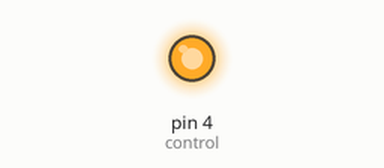
Bench run of a sketch on a simulated Arduino Uno, built with avr-gcc and run on an emulated ATmega328P. On the bench: output pins drawn as LEDs (lit = HIGH).

Above: at 10.0 s.
At 25.0 s:
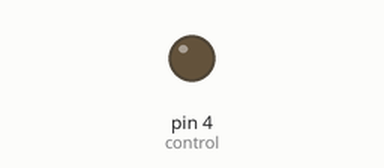
Timing chart, 0 to 39.0 s (numbered marks = the images above):
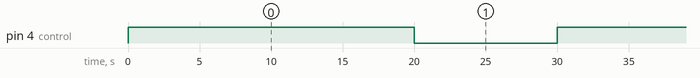

Measured:
- by itself, pin 4 (control): alternates HIGH for 20.0 s and LOW for 10.0 s

The sketch:

relay.ino
```cpp
int control = 4;
// the setup function runs once when you press reset or power the board
void setup() {
  // initialize digital pin LED_BUILTIN as an output.
  pinMode(control, OUTPUT);
}

// the loop function runs over and over again forever
void loop() {
  digitalWrite(control, HIGH);   // turn the LED on (HIGH is the voltage level)
  delay(20000);                       // wait for a second
  digitalWrite(control, LOW);    // turn the LED off by making the voltage LOW
  delay(10000);                       // wait for a second
}
```
